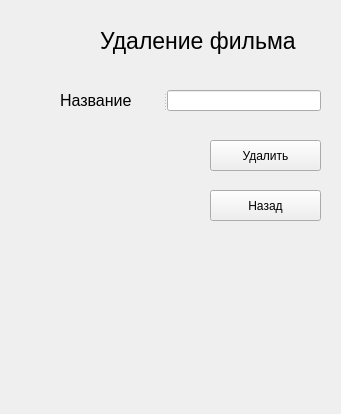
<?xml version="1.0" encoding="UTF-8"?>
<ui version="4.0">
 <class>WChange</class>
 <widget class="QWidget" name="WChange">
  <property name="geometry">
   <rect>
    <x>0</x>
    <y>0</y>
    <width>341</width>
    <height>414</height>
   </rect>
  </property>
  <property name="windowTitle">
   <string>Form</string>
  </property>
  <widget class="QSplitter" name="splitter">
   <property name="geometry">
    <rect>
     <x>60</x>
     <y>90</y>
     <width>261</width>
     <height>21</height>
    </rect>
   </property>
   <property name="orientation">
    <enum>Qt::Horizontal</enum>
   </property>
   <widget class="QLabel" name="LTitle">
    <property name="font">
     <font>
      <pointsize>12</pointsize>
     </font>
    </property>
    <property name="text">
     <string>Название</string>
    </property>
   </widget>
   <widget class="QLineEdit" name="DelTitle"/>
  </widget>
  <widget class="QPushButton" name="BBack">
   <property name="geometry">
    <rect>
     <x>210</x>
     <y>190</y>
     <width>111</width>
     <height>31</height>
    </rect>
   </property>
   <property name="text">
    <string>Назад</string>
   </property>
  </widget>
  <widget class="QLabel" name="LEKino">
   <property name="geometry">
    <rect>
     <x>100</x>
     <y>20</y>
     <width>211</width>
     <height>41</height>
    </rect>
   </property>
   <property name="font">
    <font>
     <pointsize>17</pointsize>
    </font>
   </property>
   <property name="text">
    <string>Удаление фильма</string>
   </property>
  </widget>
  <widget class="QPushButton" name="BDel">
   <property name="geometry">
    <rect>
     <x>210</x>
     <y>140</y>
     <width>111</width>
     <height>31</height>
    </rect>
   </property>
   <property name="text">
    <string>Удалить</string>
   </property>
  </widget>
 </widget>
 <resources/>
 <connections/>
</ui>
